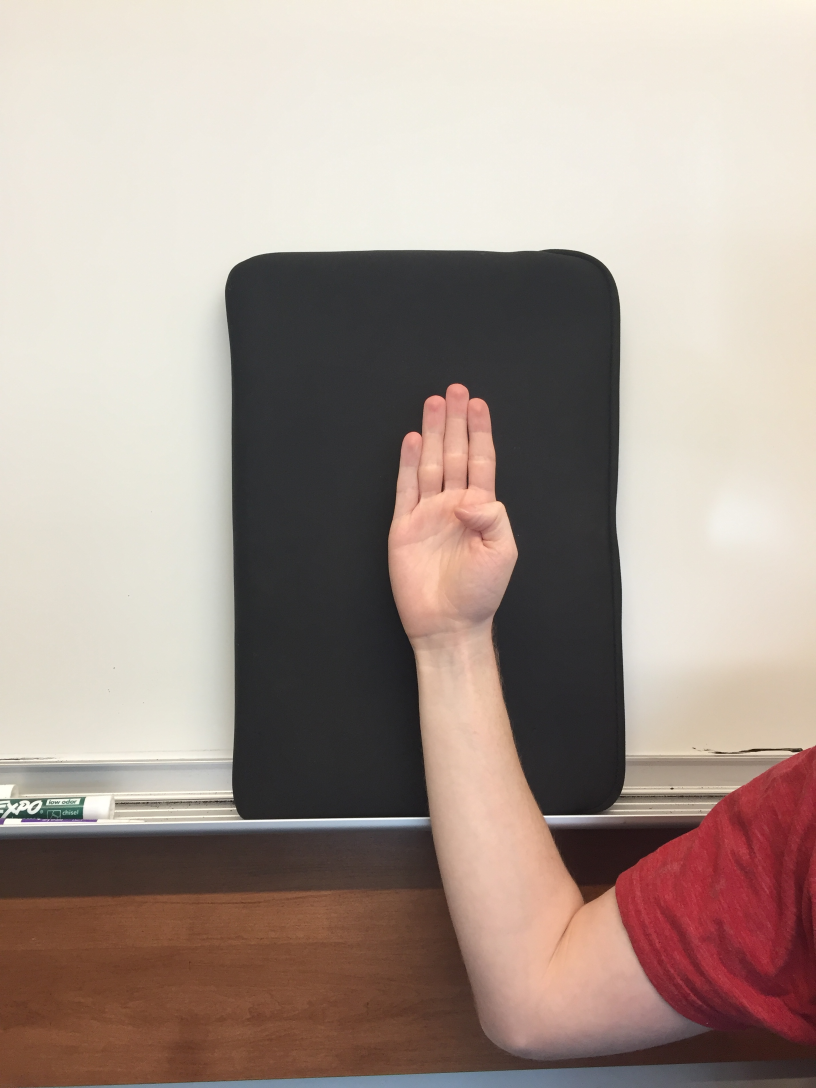
#> input picture alphabet/IMG_2522.JPG, 2448 x 3264 px, given in place of the camera (shown at 1/3 size)
$ python ASLTranslator.py   (older library calls are emulated)
#> lines starting #> are read from the running program, lines starting #| are printed output that depends on the picture; after the words box and inside, x2 and y2 are one past the last pixel; in counts of white or black regions, pixels touching at a corner belong together
### regionOfInterest.py
#ASL Translation project
#Kaylee Hertzog, John Miller, James Call, Bretton Steiner

#imports
import numpy as np
import cv2 #openCV
import enum

class SquareLocation(enum.Enum):
    Left = 1
    Center = 2
    Right = 3

useTracking = False
square_location = SquareLocation.Left

# This code was inspired from: https://dev.to/amarlearning/finger-detection-and-tracking-using-opencv-and-python-586m
hand_hist = None
is_hand_hist_created = False
traverse_point = []
total_rectangle = 9
hand_rect_one_x = None
hand_rect_one_y = None

hand_rect_two_x = None
hand_rect_two_y = None

# This code was inspired from: https://dev.to/amarlearning/finger-detection-and-tracking-using-opencv-and-python-586m
# [143 lines left out: functions rescale_frame, draw_rect, hand_histogram, hist_masking, not called in this run]


def square_roi(frame):
    global square_location
    fh, fw, _ = frame.shape
    rh = fh // 2
    rw = fw // 3
    if (square_location == SquareLocation.Right):
        x = 10
    elif (square_location == SquareLocation.Left):
        x = fw - 10 - rw
    else:
        x = (fw // 2) - (rw // 2)
    y = (fh // 2) - (rh // 2)
    roi = np.zeros((rh, rw, 3), dtype=np.uint8)
    roi = frame[y:y+rh, x:x+rw]

    # Draw rectangle to show user where ROI is located on screen
    cv2.rectangle(frame, (x, y), (x+rw, y+rh), (255, 0, 0), 2)

    return frame, roi


# [10 lines left out: function calibrate, not called in this run]


def get_use_tracking():
    global useTracking
    return useTracking


# [24 lines left out: functions set_use_tracking, toggle_tracking, switch_square_location, not called in this run]


def extract_roi(frame):
    global useTracking
    if (useTracking):
        global is_hand_hist_created, hand_hist
        if is_hand_hist_created:
            frame, roi = hist_masking(frame, hand_hist)
        else:
            frame = draw_rect(frame)
            roi = None
    else:
        frame, roi = square_roi(frame)

    return frame, roi

# Some of this code was inspired from: https://dev.to/amarlearning/finger-detection-and-tracking-using-opencv-and-python-586m
# [27 lines left out: function main, not called in this run]


# [3 lines that do not run on import are left out]

### resize.py
import math
import numpy as np
import cv2 #openCV

SIDE_LENGTH = 500

def fix_to_ratio(image):
    # Get dimensions of image
    width = image.shape[1]
    height = image.shape[0]
    colored = False
    try:
        if image.shape[2]:
            colored = True
    except:
        colored = False

    # Take the larger side length and make image into square shape
    # by adding additional black space
    if height > width:
        if colored:
            background = np.zeros((height, height, 3), dtype=np.uint8)
        else:
            background = np.zeros((height, height), dtype=np.uint8)
        gap = (height - width) / 2
        background[:, math.floor(gap):-math.ceil(gap)] = image
    elif height < width:
        if colored:
            background = np.zeros((width, width, 3), dtype=np.uint8)
        else:
            background = np.zeros((width, width), dtype=np.uint8)
        gap = (width - height) / 2
        background[math.floor(gap):-math.ceil(gap), :] = image
    else:
        background = image.copy()

    return background

def normalize_image_size(image):
    # Add black space to image until ratio is met
    image = fix_to_ratio(image)

    # Resize image
    resized = cv2.resize(image, (SIDE_LENGTH, SIDE_LENGTH), interpolation=cv2.INTER_AREA)

    # Return resized image
    return resized

# [8 lines left out: function main, not called in this run]

#run main
# [2 lines that do not run on import are left out]

### imageProcesses.py
#ASL Translation project
#Kaylee Hertzog, John Miller, James Call, Bretton Steiner
#imports
import numpy as np
import cv2 #openCV

#This function will write the translated letters to the screen.
def draw_text(image, txt, pos):
    font_face = cv2.FONT_HERSHEY_SIMPLEX
    scale = 1.2
    color = (0, 0, 255)
    #thickness = cv2.FILLED

    #txt_size = cv2.getTextSize(txt, font_face, scale, thickness)
    image = cv2.putText(image, txt, pos, font_face, scale, color, 1, cv2.LINE_AA)
    return image

#this function will create an image of blurred edges
# [394 lines left out: functions sobel_gradient_edge, automatic_brightness_and_contrast, compute_harris_corner, compare_images, find_match, initialize_comparison_library_sobel and 2 more, not called in this run]


"""
  mirrorImage = cv2.flip(image, 1)

    bestMatch = 0
    temp1 = 0
    temp2 = 0
    letterGuess = ""
    for testLetter in alphabetList:
        temp1 = compare_images(testLetter[0],image,distanceThreshold)
        temp2 = compare_images(testLetter[0],mirrorImage,distanceThreshold)
        if(temp1 > temp2):
            if(bestMatch < temp1):
                bestMatch = temp1
                letterGuess = testLetter[1]
        else:
            if(bestMatch < temp2):
                bestMatch = temp2
                letterGuess = testLetter[1]
        #test = str(bestMatch) + ", " + letterGuess
        #print(test)
    if(bestMatch > 0.10):
        return letterGuess
    else:
        return ""
        """

### ASLTranslator.py
"""
ASL Translator
Kaylee Hartzog, John Miller, James Call, Bretton Steiner
"""

# Imports
import pyttsx3 #USE VERSION 2.71
import numpy as np
import cv2 # openCV
import regionOfInterest
import resize
import imageProcesses
import imageCompare

# Initialize Text to Speech
engine = pyttsx3.init()
engine.setProperty('rate', 165)

# [28 lines left out: function most_likely_match, not called in this run]

def speak(talkToMe):
    engine.say(talkToMe)
    engine.runAndWait()

def main():
    # Initialize variables
    letterString = "hello world"
    letter = ""
    delayTimerDuration = 20
    delayTimer = delayTimerDuration
    matchList = []
    frameCounter = 0

    # Capture camera
    cap = cv2.VideoCapture(0)

    # Run translation program
    while(True):
        ret, frame = cap.read()
#> frame is the input picture: shape (3264, 2448, 3); mean B, G, R 142.5, 151.3, 167.4

        if (ret):
            # First flip image - people work better with mirrors
            frame = cv2.flip(frame, 1)
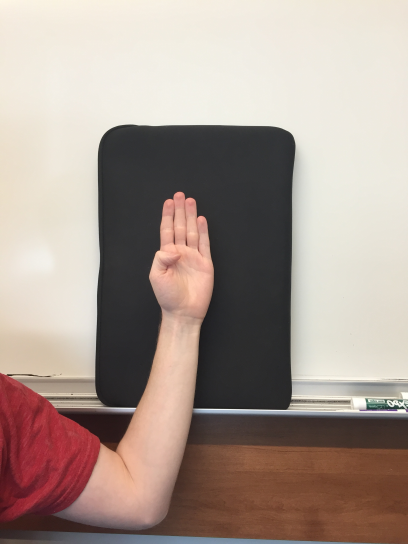
#> frame: shape (3264, 2448, 3) (shown at 1/6 size); mean B, G, R 142.5, 151.3, 167.4

            # Get Region of Interest
            frame, roi = regionOfInterest.extract_roi(frame)
#> in square_roi, `roi = frame[y:y+rh, x:x+rw]`:
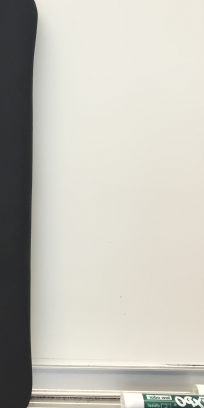
#> roi: shape (1632, 816, 3) (shown at 1/4 size); mean B, G, R 184.4, 193.2, 195.2
#> in extract_roi, `frame, roi = square_roi(frame)`:
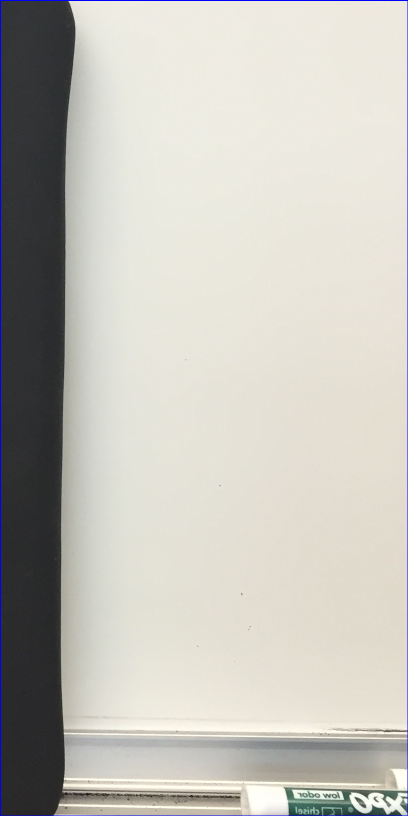
#> roi: shape (1632, 816, 3) (shown at 1/2 size); 0.55% of pixels changed, all inside (x1, y1, x2, y2) = (0, 0, 816, 1632)

            if (roi is not None):
                # Convert roi into threshold of hand shape
                gray = cv2.cvtColor(roi, cv2.COLOR_BGR2GRAY)
                blur = cv2.GaussianBlur(gray, (7, 7), 0)
                ret, roi = cv2.threshold(blur, 160, 255, cv2.THRESH_BINARY)
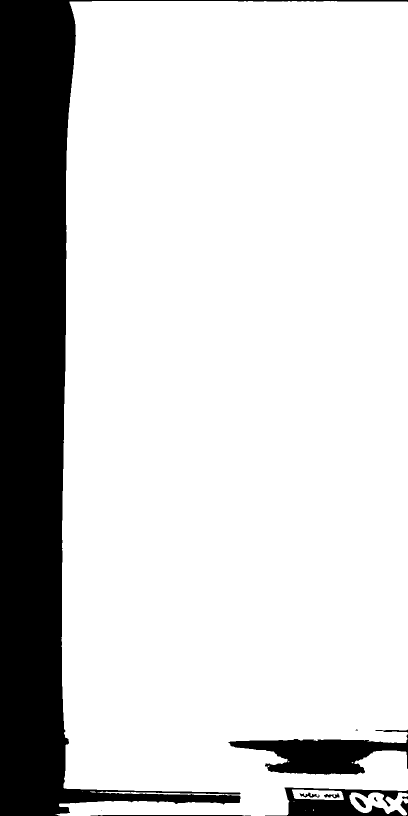
#> roi: shape (1632, 816) (shown at 1/2 size); 81.5% white; 13 black regions (3 under 20 px), largest, box (x1, y1, x2, y2) and area: (0, 0, 816, 1632) 222748, (457, 1469, 816, 1550) 15063, (530, 1575, 816, 1632) 7693

                # Resize roi to 500 by 500 pixels
                roi = resize.normalize_image_size(roi)
#> in fix_to_ratio, `background[:, math.floor(gap):-math.ceil(gap)] = image`:
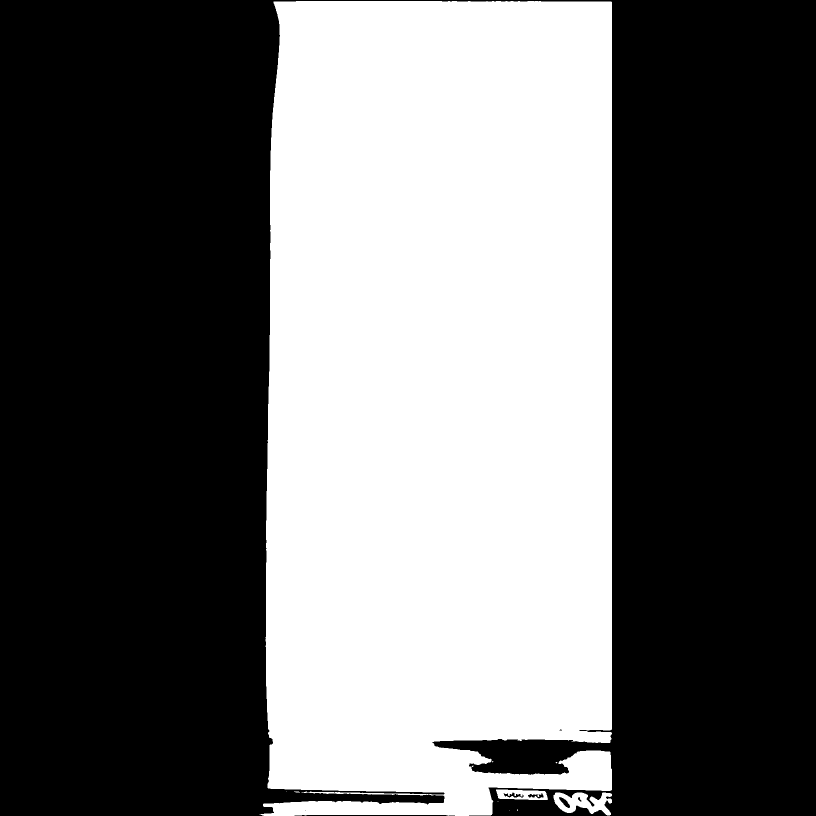
#> background: shape (1632, 1632) (shown at 1/2 size); 40.7% white; 10 white regions (7 under 20 px), largest, box (x1, y1, x2, y2) and area: (519, 2, 1224, 1632) 1080137, (1107, 1585, 1224, 1631) 3093, (992, 1579, 1096, 1600) 1501
#> in normalize_image_size, `resized = cv2.resize(image, (SIDE_LENGTH, SIDE_LENGTH), interpolation=..`:
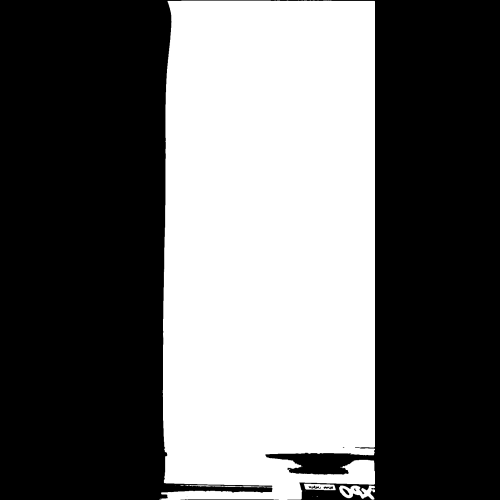
#> resized: shape (500, 500); min 0, max 255, mean 103.9
                cv2.imshow("ROI", roi)

                if (frameCounter > 5):
                    # Get letter and match percentage
                    tempLetter, tempPercent = imageCompare.compareToLibrary(roi)

                    # Append results to list
                    if (tempLetter is not None and tempPercent > 0.0):
                        matchList.append((tempLetter, tempPercent))

                    # Debug log
                    if (tempLetter is not None and tempPercent > 0.0):
                        print(f"{tempLetter} : {tempPercent:0.2f} %")
                    else:
                        print("No match")
                else:
                    frameCounter += 1

            # Draw text onto frame
            frame = imageProcesses.draw_text(frame, letterString, (10, 40))
            frameWidth, _, _ = frame.shape
            frame = imageProcesses.draw_text(frame, letter, (frameWidth - 10, 40))

            # Show frame
            cv2.imshow("Prototype 1", frame)

            # Check for keyboard input
            key = cv2.waitKey(1)
#> (key q is pressed here)

        # Count the delayTimer
        if delayTimer > 0:
            delayTimer -= 1
        else:
            letter = most_likely_match(matchList)
            delayTimer = delayTimerDuration

        # Recalibrate hand tracking
        if key and key == ord('r'):
            regionOfInterest.calibrate(frame)
            key = None
        # Toggle hand tracking
        if key and key == ord('t'):
            regionOfInterest.toggle_tracking()
            key = None
        # Switch roi location
        if key and key == ord('l'):
            regionOfInterest.switch_square_location()
            key = None
        # Approve letter
        if key and key == ord('a') and letter != "":
            # If backspace symbol detected remove item from string
            if(letter == "bs"):
                if(len(letterString) != 0):
                    letterString = letterString[:-1]
            else:
                letterString = letterString + letter
            matchList = []
            delayTimer = delayTimerDuration
            letter = ""
            key = None
        # Clear
        if key and key == ord('c'):
            letterString = "" # Reset
            key = None
        # Speak
        if key and key == ord('s'):
            if(letterString != ""):
                speak(letterString)
            letterString = "" # Reset
            key = None
        # Quit
        if key and key == ord('q'):
            key = None
            break

    cv2.destroyAllWindows()


#run main
if __name__ == "__main__":
    main()

$ run again, on alphabet/IMG_2523.JPG
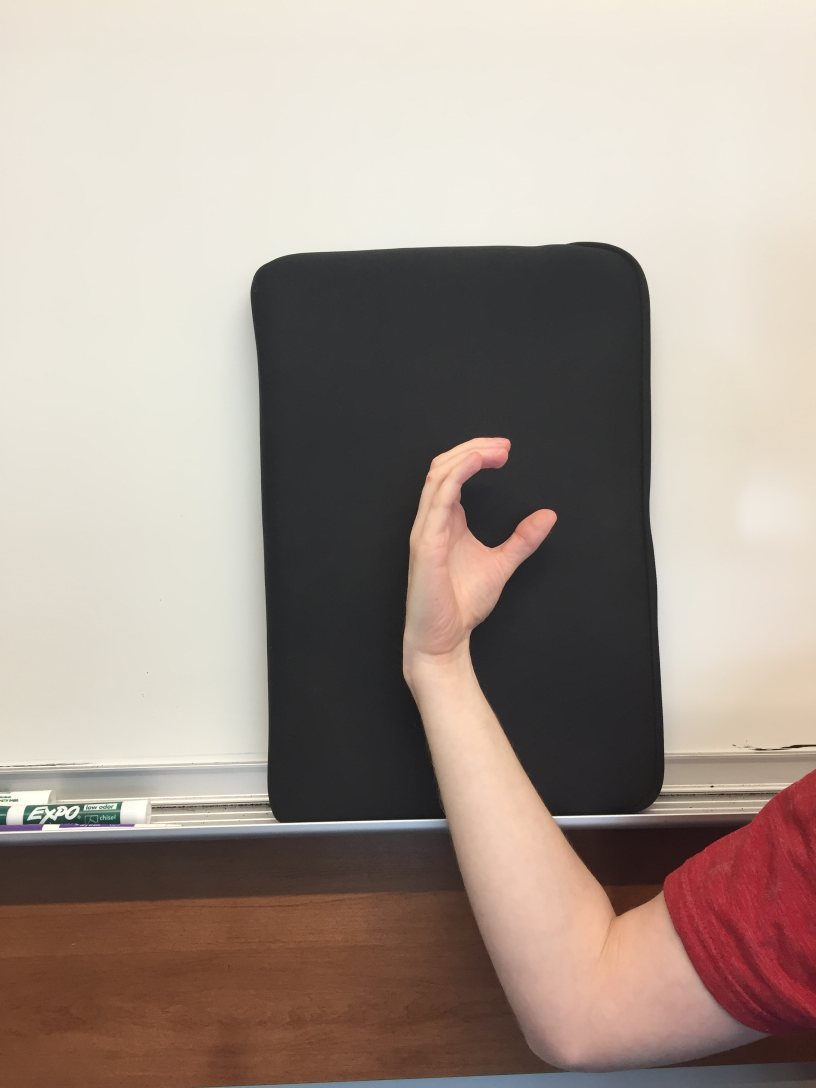
#> input picture alphabet/IMG_2523.JPG, 2448 x 3264 px, given in place of the camera (shown at 1/3 size)
#> in main, frame is the input picture: shape (3264, 2448, 3); mean B, G, R 140.5, 149.7, 164
#> in main, `ret, roi = cv2.threshold(blur, 160, 255, cv2.THRESH_BINARY)`:
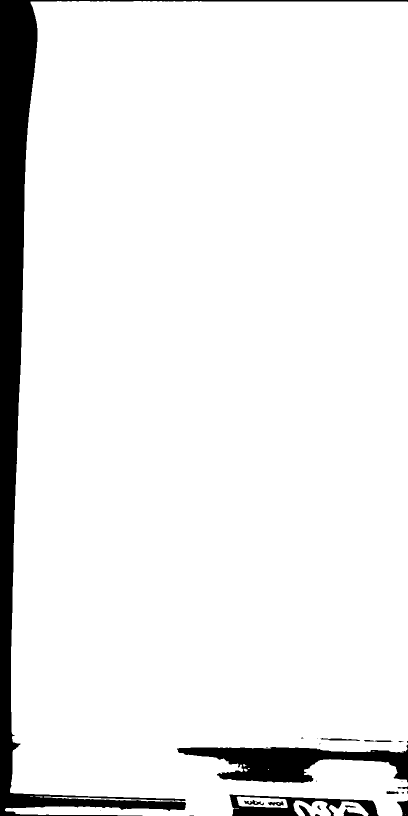
#> roi: shape (1632, 816) (shown at 1/2 size); 92.5% white; 28 black regions (12 under 20 px), largest, box (x1, y1, x2, y2) and area: (0, 0, 816, 1632) 74826, (354, 1489, 816, 1566) 17370, (459, 1589, 757, 1632) 5244
#> background: shape (1632, 1632); 46.3% white; 14 white regions (8 under 20 px), largest, box (x1, y1, x2, y2) and area: (418, 2, 1224, 1632) 1227838, (995, 1601, 1070, 1632) 1575, (881, 1593, 984, 1616) 1442, (1066, 1603, 1145, 1632) 1288, (896, 1537, 903, 1543) 31, (894, 1528, 901, 1533) 20
#> in normalize_image_size, `resized = cv2.resize(image, (SIDE_LENGTH, SIDE_LENGTH), interpolation=..`:
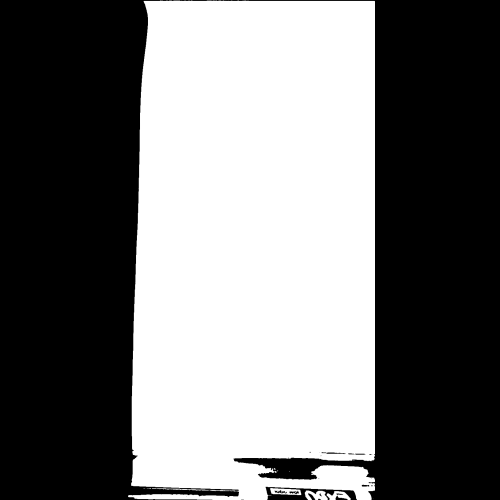
#> resized: shape (500, 500); min 0, max 255, mean 118

$ run again, on alphabet/IMG_2525.JPG
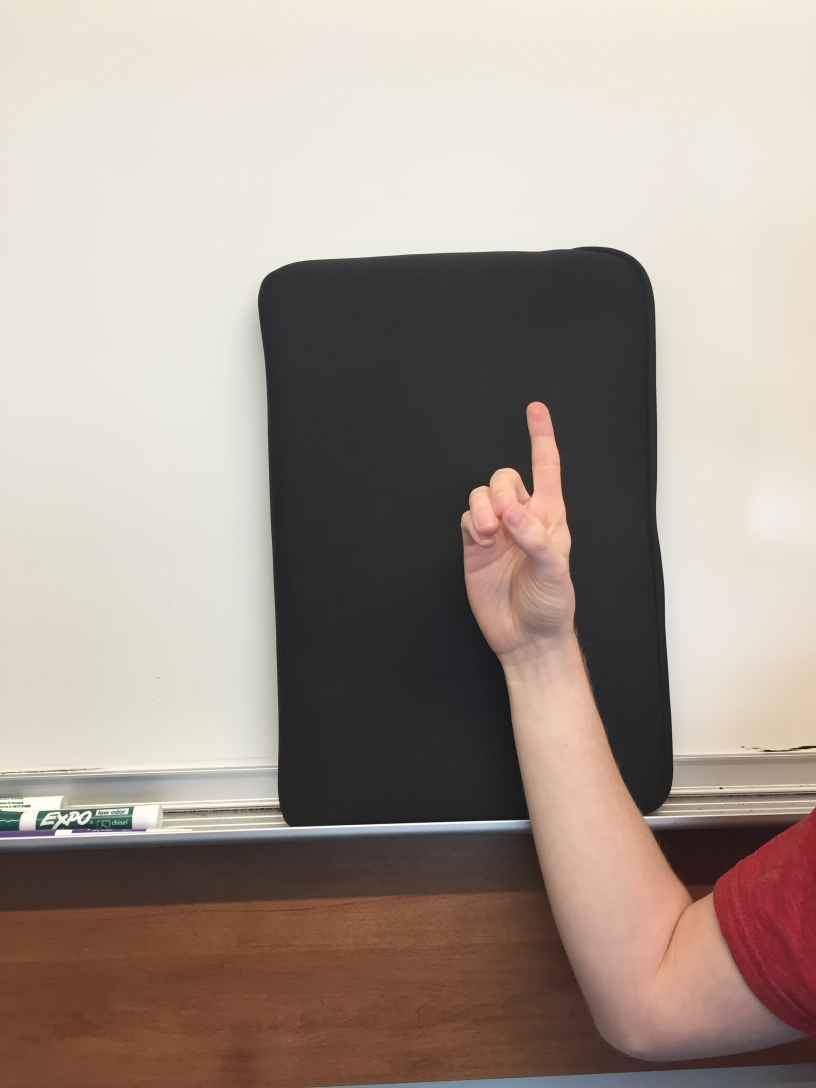
#> input picture alphabet/IMG_2525.JPG, 2448 x 3264 px, given in place of the camera (shown at 1/3 size)
#> in main, frame is the input picture: shape (3264, 2448, 3); mean B, G, R 140.6, 149.9, 163.3
#> in main, `ret, roi = cv2.threshold(blur, 160, 255, cv2.THRESH_BINARY)`:
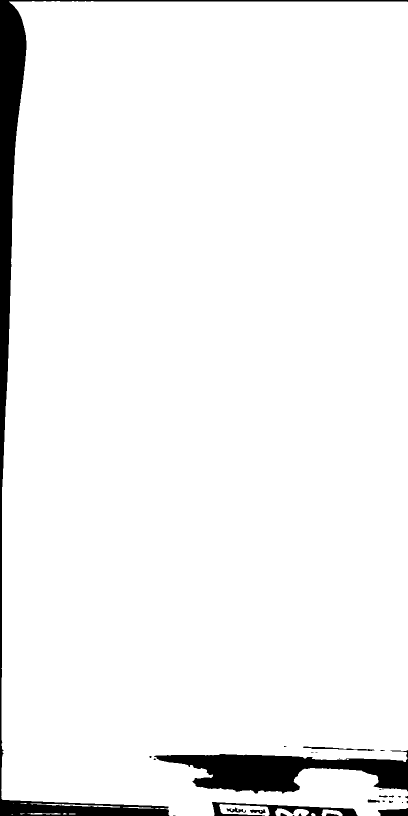
#> roi: shape (1632, 816) (shown at 1/2 size); 95.2% white; 30 black regions (15 under 20 px), largest, box (x1, y1, x2, y2) and area: (0, 0, 816, 1632) 37298, (308, 1500, 816, 1587) 22309, (424, 1604, 715, 1632) 2907
#> background: shape (1632, 1632); 47.6% white; 17 white regions (8 under 20 px), largest, box (x1, y1, x2, y2) and area: (410, 2, 1224, 1632) 1263941, (846, 1608, 947, 1632) 1414, (958, 1617, 1026, 1632) 694
#> in normalize_image_size, `resized = cv2.resize(image, (SIDE_LENGTH, SIDE_LENGTH), interpolation=..`:
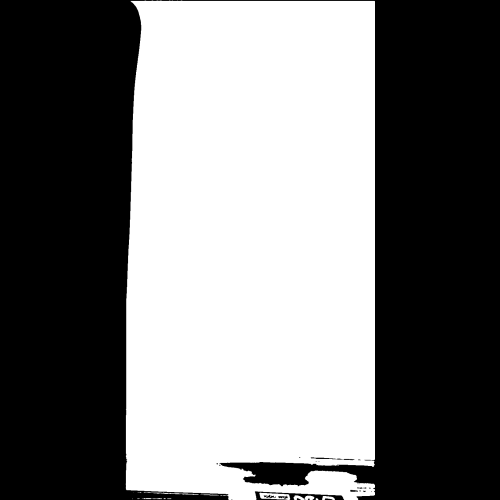
#> resized: shape (500, 500); min 0, max 255, mean 121.3
